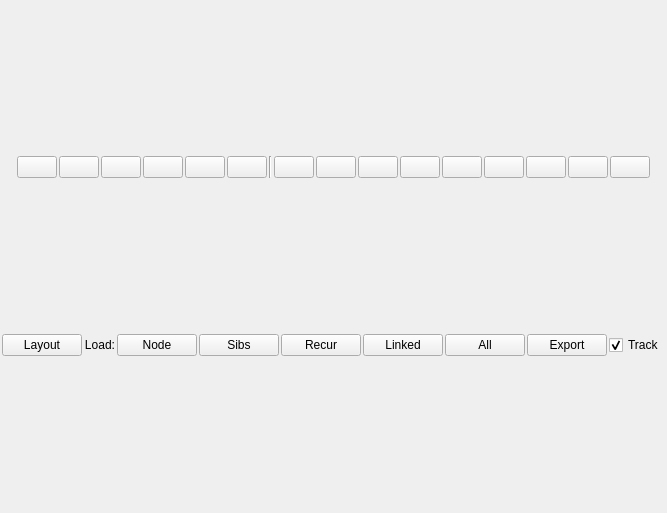
<?xml version="1.0" encoding="UTF-8"?>
<ui version="4.0">
 <class>Form</class>
 <widget class="QWidget" name="Form">
  <property name="geometry">
   <rect>
    <x>0</x>
    <y>0</y>
    <width>663</width>
    <height>513</height>
   </rect>
  </property>
  <property name="windowTitle">
   <string>Form</string>
  </property>
  <layout class="QVBoxLayout" name="verticalLayout">
   <property name="spacing">
    <number>2</number>
   </property>
   <property name="margin">
    <number>2</number>
   </property>
   <item>
    <layout class="QVBoxLayout" name="canvasFrame"/>
   </item>
   <item>
    <layout class="QHBoxLayout" name="horizontalLayout_2">
     <item>
      <spacer name="horizontalSpacer">
       <property name="orientation">
        <enum>Qt::Horizontal</enum>
       </property>
       <property name="sizeType">
        <enum>QSizePolicy::Expanding</enum>
       </property>
       <property name="sizeHint" stdset="0">
        <size>
         <width>40</width>
         <height>20</height>
        </size>
       </property>
      </spacer>
     </item>
     <item>
      <spacer name="horizontalSpacer_4">
       <property name="orientation">
        <enum>Qt::Horizontal</enum>
       </property>
       <property name="sizeHint" stdset="0">
        <size>
         <width>40</width>
         <height>20</height>
        </size>
       </property>
      </spacer>
     </item>
     <item>
      <widget class="QPushButton" name="btnUpdate">
       <property name="toolTip">
        <string>Update links, node names, etc.</string>
       </property>
       <property name="text">
        <string/>
       </property>
       <property name="icon">
        <iconset>
         <normaloff>leo/plugins/GraphCanvas/gtk-refresh.png</normaloff>leo/plugins/GraphCanvas/gtk-refresh.png</iconset>
       </property>
       <property name="flat">
        <bool>false</bool>
       </property>
      </widget>
     </item>
     <item>
      <widget class="QPushButton" name="btnGoto">
       <property name="toolTip">
        <string>Select node in tree</string>
       </property>
       <property name="text">
        <string/>
       </property>
       <property name="icon">
        <iconset>
         <normaloff>leo/plugins/GraphCanvas/stock_right.png</normaloff>leo/plugins/GraphCanvas/stock_right.png</iconset>
       </property>
       <property name="flat">
        <bool>false</bool>
       </property>
      </widget>
     </item>
     <item>
      <widget class="QPushButton" name="btnLocate">
       <property name="toolTip">
        <string>Locate the node selected in the tree in the graph</string>
       </property>
       <property name="text">
        <string/>
       </property>
       <property name="icon">
        <iconset>
         <normaloff>leo/plugins/GraphCanvas/edit-find.png</normaloff>leo/plugins/GraphCanvas/edit-find.png</iconset>
       </property>
       <property name="flat">
        <bool>false</bool>
       </property>
      </widget>
     </item>
     <item>
      <widget class="QPushButton" name="btnUnLoad">
       <property name="toolTip">
        <string>Remove node from graph (links etc. not lost)</string>
       </property>
       <property name="text">
        <string/>
       </property>
       <property name="icon">
        <iconset>
         <normaloff>leo/plugins/GraphCanvas/gtk-remove.png</normaloff>leo/plugins/GraphCanvas/gtk-remove.png</iconset>
       </property>
       <property name="flat">
        <bool>false</bool>
       </property>
      </widget>
     </item>
     <item>
      <widget class="QPushButton" name="btnReset">
       <property name="toolTip">
        <string>Remove node from graph (links etc. not lost) and forget its settings</string>
       </property>
       <property name="text">
        <string/>
       </property>
       <property name="icon">
        <iconset>
         <normaloff>leo/plugins/GraphCanvas/exit.png</normaloff>leo/plugins/GraphCanvas/exit.png</iconset>
       </property>
       <property name="flat">
        <bool>false</bool>
       </property>
      </widget>
     </item>
     <item>
      <widget class="QPushButton" name="btnClear">
       <property name="toolTip">
        <string>Remove all nodes from graph (links etc. not lost)</string>
       </property>
       <property name="text">
        <string/>
       </property>
       <property name="icon">
        <iconset>
         <normaloff>leo/plugins/GraphCanvas/filenew.png</normaloff>leo/plugins/GraphCanvas/filenew.png</iconset>
       </property>
       <property name="flat">
        <bool>false</bool>
       </property>
      </widget>
     </item>
     <item>
      <widget class="Line" name="line">
       <property name="orientation">
        <enum>Qt::Vertical</enum>
       </property>
      </widget>
     </item>
     <item>
      <widget class="QPushButton" name="btnRect">
       <property name="toolTip">
        <string>Node shape: rectangle</string>
       </property>
       <property name="text">
        <string/>
       </property>
       <property name="icon">
        <iconset>
         <normaloff>leo/plugins/GraphCanvas/gcrect.png</normaloff>leo/plugins/GraphCanvas/gcrect.png</iconset>
       </property>
       <property name="flat">
        <bool>false</bool>
       </property>
      </widget>
     </item>
     <item>
      <widget class="QPushButton" name="btnEllipse">
       <property name="toolTip">
        <string>Node shape: ellipse</string>
       </property>
       <property name="text">
        <string/>
       </property>
       <property name="icon">
        <iconset>
         <normaloff>leo/plugins/GraphCanvas/gcoval.png</normaloff>leo/plugins/GraphCanvas/gcoval.png</iconset>
       </property>
       <property name="flat">
        <bool>false</bool>
       </property>
      </widget>
     </item>
     <item>
      <widget class="QPushButton" name="btnDiamond">
       <property name="toolTip">
        <string>Node shape: diamond</string>
       </property>
       <property name="text">
        <string/>
       </property>
       <property name="icon">
        <iconset>
         <normaloff>leo/plugins/GraphCanvas/gcdia.png</normaloff>leo/plugins/GraphCanvas/gcdia.png</iconset>
       </property>
       <property name="flat">
        <bool>false</bool>
       </property>
      </widget>
     </item>
     <item>
      <widget class="QPushButton" name="btnComment">
       <property name="toolTip">
        <string>Node shape: Comment</string>
       </property>
       <property name="text">
        <string/>
       </property>
       <property name="icon">
        <iconset>
         <normaloff>leo/plugins/GraphCanvas/comment.png</normaloff>leo/plugins/GraphCanvas/comment.png</iconset>
       </property>
       <property name="flat">
        <bool>false</bool>
       </property>
      </widget>
     </item>
     <item>
      <widget class="QPushButton" name="btnImage">
       <property name="toolTip">
        <string>Node shape: Image</string>
       </property>
       <property name="text">
        <string/>
       </property>
       <property name="icon">
        <iconset>
         <normaloff>leo/plugins/GraphCanvas/image.png</normaloff>leo/plugins/GraphCanvas/image.png</iconset>
       </property>
       <property name="flat">
        <bool>false</bool>
       </property>
      </widget>
     </item>
     <item>
      <widget class="QPushButton" name="btnNone">
       <property name="toolTip">
        <string>Node shape: text only</string>
       </property>
       <property name="text">
        <string/>
       </property>
       <property name="icon">
        <iconset>
         <normaloff>leo/plugins/GraphCanvas/gcnone.png</normaloff>leo/plugins/GraphCanvas/gcnone.png</iconset>
       </property>
       <property name="flat">
        <bool>false</bool>
       </property>
      </widget>
     </item>
     <item>
      <widget class="QPushButton" name="btnTextColor">
       <property name="toolTip">
        <string>Set the text color of the selected node</string>
       </property>
       <property name="text">
        <string/>
       </property>
       <property name="icon">
        <iconset>
         <normaloff>leo/plugins/GraphCanvas/format-text-bold.png</normaloff>leo/plugins/GraphCanvas/format-text-bold.png</iconset>
       </property>
       <property name="flat">
        <bool>false</bool>
       </property>
      </widget>
     </item>
     <item>
      <widget class="QPushButton" name="btnColor">
       <property name="toolTip">
        <string>Set the background color of the selected node</string>
       </property>
       <property name="text">
        <string/>
       </property>
       <property name="icon">
        <iconset>
         <normaloff>leo/plugins/GraphCanvas/preferences-desktop-locale.png</normaloff>leo/plugins/GraphCanvas/preferences-desktop-locale.png</iconset>
       </property>
       <property name="flat">
        <bool>false</bool>
       </property>
      </widget>
     </item>
     <item>
      <widget class="QPushButton" name="btnClearFormatting">
       <property name="toolTip">
        <string>Clear formatting</string>
       </property>
       <property name="text">
        <string/>
       </property>
       <property name="icon">
        <iconset>
         <normaloff>leo/plugins/GraphCanvas/edit-clear.png</normaloff>leo/plugins/GraphCanvas/edit-clear.png</iconset>
       </property>
       <property name="flat">
        <bool>false</bool>
       </property>
      </widget>
     </item>
     <item>
      <spacer name="horizontalSpacer_3">
       <property name="orientation">
        <enum>Qt::Horizontal</enum>
       </property>
       <property name="sizeHint" stdset="0">
        <size>
         <width>40</width>
         <height>20</height>
        </size>
       </property>
      </spacer>
     </item>
     <item>
      <spacer name="horizontalSpacer_2">
       <property name="orientation">
        <enum>Qt::Horizontal</enum>
       </property>
       <property name="sizeType">
        <enum>QSizePolicy::Expanding</enum>
       </property>
       <property name="sizeHint" stdset="0">
        <size>
         <width>40</width>
         <height>20</height>
        </size>
       </property>
      </spacer>
     </item>
    </layout>
   </item>
   <item>
    <layout class="QHBoxLayout" name="horizontalLayout">
     <item>
      <widget class="QPushButton" name="btnLayout">
       <property name="contextMenuPolicy">
        <enum>Qt::DefaultContextMenu</enum>
       </property>
       <property name="text">
        <string>Layout</string>
       </property>
       <property name="flat">
        <bool>false</bool>
       </property>
      </widget>
     </item>
     <item>
      <widget class="QLabel" name="label">
       <property name="text">
        <string>Load:</string>
       </property>
       <property name="alignment">
        <set>Qt::AlignRight|Qt::AlignTrailing|Qt::AlignVCenter</set>
       </property>
      </widget>
     </item>
     <item>
      <widget class="QPushButton" name="btnLoad">
       <property name="toolTip">
        <string>Add the node selected in the tree to the graph</string>
       </property>
       <property name="text">
        <string>Node</string>
       </property>
      </widget>
     </item>
     <item>
      <widget class="QPushButton" name="btnLoadSibs">
       <property name="toolTip">
        <string>Add the node selected in the tree and its siblings to the graph</string>
       </property>
       <property name="text">
        <string>Sibs</string>
       </property>
      </widget>
     </item>
     <item>
      <widget class="QPushButton" name="btnLoadRecur">
       <property name="toolTip">
        <string>Recursively add all the nodes below the node selected in the tree to the graph</string>
       </property>
       <property name="text">
        <string>Recur</string>
       </property>
      </widget>
     </item>
     <item>
      <widget class="QPushButton" name="btnLoadLinked">
       <property name="toolTip">
        <string>Add any nodes that are directly linked to nodes already in the graph</string>
       </property>
       <property name="text">
        <string>Linked</string>
       </property>
      </widget>
     </item>
     <item>
      <widget class="QPushButton" name="btnLoadAll">
       <property name="toolTip">
        <string>Add all nodes that are linked to nodes already in the graph.</string>
       </property>
       <property name="text">
        <string>All</string>
       </property>
      </widget>
     </item>
     <item>
      <spacer name="horizontalSpacer_5">
       <property name="orientation">
        <enum>Qt::Horizontal</enum>
       </property>
       <property name="sizeHint" stdset="0">
        <size>
         <width>40</width>
         <height>20</height>
        </size>
       </property>
      </spacer>
     </item>
     <item>
      <widget class="QPushButton" name="btnExport">
       <property name="toolTip">
        <string>Add all nodes that are linked to nodes already in the graph.</string>
       </property>
       <property name="text">
        <string>Export</string>
       </property>
      </widget>
     </item>
     <item>
      <widget class="QCheckBox" name="chkTrack">
       <property name="toolTip">
        <string>Alway select node in tree when node is selected in graph</string>
       </property>
       <property name="text">
        <string>Track</string>
       </property>
       <property name="checked">
        <bool>true</bool>
       </property>
      </widget>
     </item>
    </layout>
   </item>
  </layout>
 </widget>
 <resources/>
 <connections/>
</ui>
